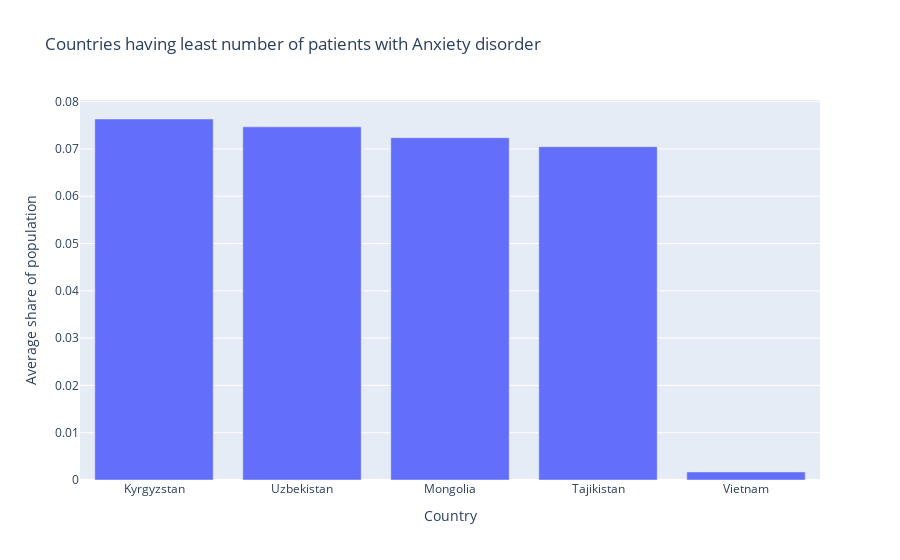

The notebook cell this image was saved under:
### Code cell
df_Anxiety = Normalize.sort_values(by="Anxiety", ascending=False)
plt.figure(figsize=(10,7))
fig = px.bar(df_Anxiety.tail(), x='Entity', y='Anxiety',
             title='Countries having least number of patients with Anxiety disorder',
             labels={'Entity': 'Country', 'Anxiety': 'Average share of population'})
fig.show()

### Figure 1 — Plotly figure (JSON) as saved in the notebook; plotly's stock layout.template omitted (floating-point values rounded to 4 significant figures)
{"data": [{"alignmentgroup": "True", "hovertemplate": "Country=%{x}<br>Average share of population=%{y}<extra></extra>", "legendgroup": "", "marker": {"color": "#636efa", "pattern": {"shape": ""}}, "name": "", "offsetgroup": "", "orientation": "v", "showlegend": false, "textposition": "auto", "type": "bar", "x": ["Kyrgyzstan", "Uzbekistan", "Mongolia", "Tajikistan", "Vietnam"], "xaxis": "x", "y": [0.07633, 0.07467, 0.0724, 0.07049, 0.00171], "yaxis": "y"}], "layout": {"barmode": "relative", "legend": {"tracegroupgap": 0}, "title": {"text": "Countries having least number of patients with Anxiety disorder"}, "xaxis": {"anchor": "y", "domain": [0, 1], "title": {"text": "Country"}}, "yaxis": {"anchor": "x", "domain": [0, 1], "title": {"text": "Average share of population"}}}}
